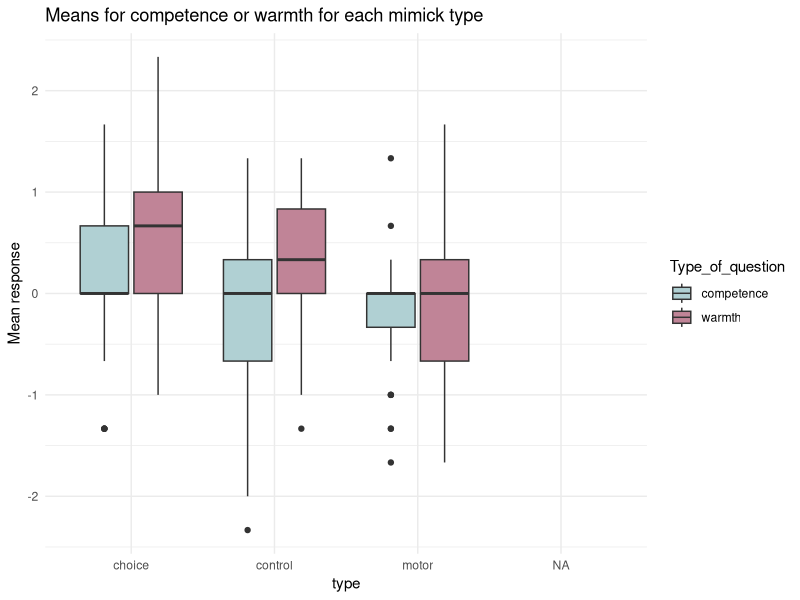
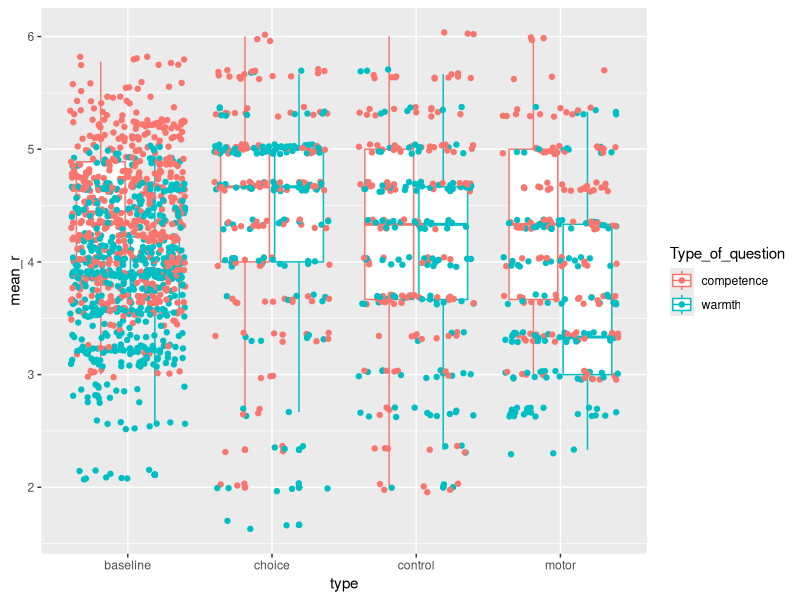

The R source for these figures, in order: (Note: this script raises an error after producing the figures.)

library(tidyverse)
library(lme4)
colors_a = c('#B0D0D3', '#C08497','#F7AF9D')

groups = read_csv('groups.csv', col_names = TRUE) %>%select(-1,-2)
groups_long = groups %>%
  select(id, first, second, third) %>%
  pivot_longer(2:4, names_to = 'response', values_to = 'type')

groups_order = groups %>%
  select(id, conf1, conf2, conf3) %>%
  pivot_longer(2:4, names_to = 'block', values_to = 'confed_name') %>%
  mutate(block = ifelse(block == 'conf1', 'first', 
                        ifelse(block == 'conf2', 'second',
                               ifelse(block == 'conf3', 'third', 0))))


groups_mim = groups_long %>%
  rename('block' = 'response') %>%
  full_join(groups_order)



# Rating data ------------------------------
dat_rating2 <- read_csv('ratings_data.csv', col_names = TRUE) %>%
  dplyr::select(Participant_Public_ID, Question_Key, Response) 

colnames(dat_rating2) <- c('id','question','response')

dat_rating3 <- dat_rating2 %>%
  filter(response < 10) %>%
  filter(str_detect(question, "quantised")) 

# group the data by type of question 
warmth_k = c('friendly', 'similarity', 'attractiveness')
comp_k = c('competent', 'art_knowledge', 'rational')
w_k <- paste(warmth_k, collapse="|") # "ll|lo|hl"
ratings_data <- dat_rating3 %>%
  mutate(rating = response) %>%
  mutate(Type_of_question = ifelse(str_detect(question, w_k),'warmth','competence'),
         response = ifelse(str_detect(question, '1'), 'first',
                           ifelse(str_detect(question, '2'), 'second',
                                  ifelse(str_detect(question, '3'),'third', 'baseline'))))

ratings_by_group = ratings_data %>%
  full_join(groups_long) %>%
  mutate(type = ifelse(response == 'baseline', 'baseline', type)) %>%
  na.omit() %>%
  mutate(confed_name = ifelse(str_detect(question, 'Lucile'), 'L', 
                              ifelse(str_detect(question, 'Maria'), 'M',
                                     ifelse(str_detect(question, 'Amie'), 'A', 99)))) %>%
  rename('block' = 'response')


# Add baseline --------------------------

ratings_baseline = ratings_data %>%
  full_join(groups_long) %>%
  mutate(type = ifelse(response == 'baseline', 'baseline', type)) %>%
  na.omit() %>%
  mutate(confed_name = ifelse(str_detect(question, 'Lucile'), 'L', 
                              ifelse(str_detect(question, 'Maria'), 'M',
                                     ifelse(str_detect(question, 'Amie'), 'A', 99)))) %>%
  filter(confed_name != '99') %>%
  full_join(groups_order) %>%
  na.omit() %>%
  select(-response) 


ratings_all = full_join(ratings_baseline, ratings_by_group) %>% filter(block != 'baseline')

ratings_avg = ratings_all %>%
  group_by(id, block, confed_name, Type_of_question) %>%
  summarise(mean_r = mean(rating))
  

baseline_mean = ratings_avg %>%
  filter(confed_name != 99) %>%
  rename('mean_r_base' = 'mean_r')


groups_mim = groups_long %>%
  rename('block' = 'response') %>%
  full_join(groups_order) %>%
  select(id, confed_name, type)


exp_means = ratings_avg %>% filter(confed_name == 99) %>%  ungroup() %>%
  select(-confed_name) %>%
  full_join(baseline_mean) %>%
  mutate(change_in_rating = mean_r - mean_r_base) %>%
  full_join(groups_mim)

ggplot(exp_means, aes(x = type, y = change_in_rating, fill = Type_of_question))+
  geom_boxplot() +
  scale_fill_manual(values = colors_a[1:2]) +
  labs(y = 'Mean response', title = 'Means for competence or warmth for each mimick type') +
  theme_minimal()


# Analysis change from baseline ---------------------------------


mod2 <- lm(data = exp_means, change_in_rating ~ type * Type_of_question)
summary(mod2)
# diagnostics are fine --- plot(mod2)
# change from baseline differs between control and choice 
# (higher score in choice - ratings increased from baseline in choice more than in control)




# Pointplot of means only
ratings2 = ratings_by_group %>%
  group_by(id,Type_of_question, type) %>% 
  mutate(mean_r = mean(rating))
  ggplot(ratings2, aes(x = type, y = mean_r, color = Type_of_question))+
  geom_boxplot() +
    geom_jitter()
  geom_point(ratings2, aes(x = type,y = mean_r))
  labs(title = 'Means for competence or warmth for each mimick type',y = 'Mean response') +
  scale_color_manual(values = colors_a[1:2]) +
  theme_minimal()

# Boxplot
data_by_id = ratings_by_group %>%
  group_by(id, Type_of_question, type) %>%
  mutate(mean_r = mean(rating)) %>%
ggplot(aes(x = type, y = mean(rating), fill = Type_of_question))+
  geom_boxplot() +
  scale_fill_manual(values = colors_a[1:2]) +
  labs(y = 'Mean response', title = 'Means for competence or warmth for each mimick type') +
  theme_minimal()

# Analysis ratings --------------------------------

avg_ratings = ratings_by_group %>%
  group_by(id, Type_of_question, type) %>% 
  summarise(mean_r = mean(rating))

r_model <- lm(mean_r ~ Type_of_question * type, data = avg_ratings)
summary(r_model)


# Only significant difference between warmth nd competence ratings in the motor mimickry 
# Higher ratings for competence than warmth (in the case of motor mimicry)
avg_ratings_motor <- avg_ratings %>%
  filter(type == 'motor')

r_model2 <- lm(mean_r ~ Type_of_question, data = avg_ratings_motor)
summary(r_model2)
